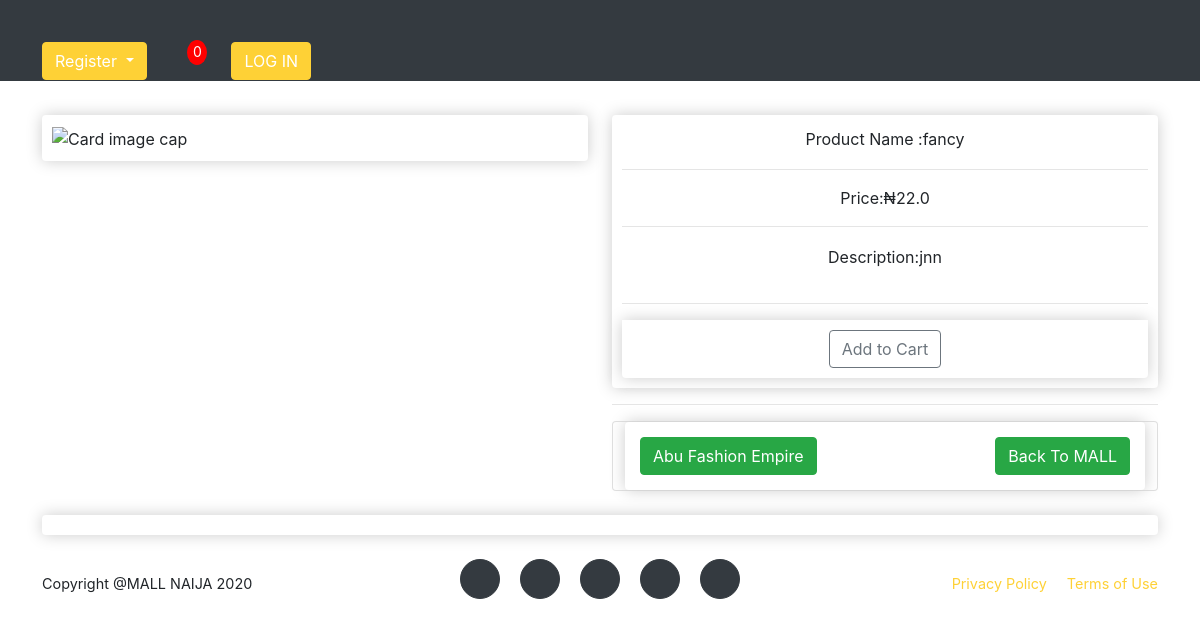
The app's page /product_detail/3/ with its own data.
### store/models.py (models this page shows, shortened)
class Product(models.Model):
    seller = models.ForeignKey(Seller, on_delete=models.CASCADE, blank=True, null=True,)
    name = models.CharField(max_length=25, null=True)
    price = models.FloatField()
    stock = models.IntegerField(default=1)
    digital = models.BooleanField(default=False, null=True, blank=False)
    image = fields.ImageField(null=True, blank=True)
    Description = models.TextField(null=True, blank=True)
    product_date =models.DateTimeField(auto_now_add=True)
    category = models.ForeignKey(Category, on_delete=models.CASCADE, null=True, blank=False)
    pop_count=models.IntegerField(default=0)
    def __str__(self):
        return self.name
    @property
    def imageURL(self):
        try:
            url = self.image.url
        except:
            url = ''
        return url

class Seller(models.Model):
    user = models.OneToOneField(User, on_delete=models.CASCADE, null=True)
    store_name = models.CharField(max_length=25, null=True, )
    store_phone = models.CharField(max_length=11, default=0)
    store_whatsapp = models.CharField(max_length=11, default=0)
    store_type = models.ManyToManyField(StoreType, default='Uknown')
    description_store =models.TextField(max_length=300, null=True, blank=True)
    about_owner = models.TextField(max_length=300, null=True, blank=True)
    store_pic = fields.ImageField(null=True, blank=True)
    date_created = models.DateTimeField(auto_now_add=True, null=True)
    owner_pic=fields.ImageField(null=True, blank=True)
    shipping_method=models.ManyToManyField(ShipMethod,default='Unknown')

class AdminDetails(models.Model):
    user=models.ForeignKey(User, on_delete=models.CASCADE, default=None)
    phone_number=models.CharField(max_length=11, blank=True)
    whatsapp_number=models.CharField(max_length=11, blank=True)
    email=models.CharField(max_length=60, blank=True)
    facebook=models.CharField(max_length=300, blank=True)
    instagram=models.CharField(max_length=300, blank=True)

### store/views.py (the view)
# urls.py: path('product_detail/<int:pk>/', views.productDetail, name="product_detail"),
def productDetail(request, pk):
    admin_details = AdminDetails.objects.all()
    if request.user.is_authenticated:
        if request.user.groups.filter(name='customer').exists():
            customer = request.user.customer
            order, created = Order.objects.get_or_create(customer=customer, complete=False)
            items = order.orderitem_set.all()
            cartItems = order.get_cart_items
        else:
            sweetify.info(request,
                          'user is not a customer, meaning your either a mall naija worker or a seller, create a customer account to ')
            items = []
            order = {'get_cart_total': 0, 'get_cart_items': 0, 'shipping': False}
            cartItems = order['get_cart_items']
    else:
        items = []
        order = {'get_cart_total': 0, 'get_cart_items': 0, 'shipping': False}
        cartItems = order['get_cart_items']
    product=Product.objects.get(id=pk)
    print('product:',product)
    context={'product':product, 'cartItems':cartItems, 'admin_details':admin_details}
    return render(request, 'store/product_detail.html', context)

### store/templates/store/product_detail.html
{% extends 'store/base.html' %}
{% block content %}
<br>
<div class="row">
	<div class="col-lg-6">
		<div class="box-element" style=" width: 100%;">
			<img src="{{ product.imageURL }}" alt="Card image cap" style=" width: 100%;" align="middle">
		</div>
		</div>
	<div class="col-lg-6">
		<div class="box-element"><center>
		<p>Product Name :{{product.name}} </p>
			<hr>
		Price:<span>&#8358;</span>{{product.price}}
			<hr>
			<p style="display: inline-block;">Description:{{product.Description}}</p>
			<hr>
		<div class="box-element product">
            <button data-product={{product.id}} data-action="add" class="btn btn-outline-secondary add-btn update-cart">
                Add to Cart
            </button>
        </div>
			</center>
		</div>
		<hr>
		<div class="col-12 card">
		<div class="box-element">
			<a style="float:right; margin:5px" class="btn btn-success" href="{% url 'store' %}">Back To MALL</a>
			<a style="float:left; margin:5px" class="btn btn-success" href="{% url 'store_seller' product.seller.pk %}">{{product.seller.store_name}}</a>
			</div>
			</div>
	</div>
	</div>
<br>
<div class="row">
	<div class="col-lg">
		<div class="box-element">
		</div>
		</div>
</div>
{% endblock content %}

### store/templates/store/base.html (shortened to what this page needs)
<!DOCTYPE html>
{% load static %}
<html lang="en">
<head>
        <link href="{% static 'accounts/vendor/fontawesome-free/css/all.min.css' %}" rel="stylesheet" type="text/css">
    <link rel="stylesheet" type="text/css" href="{% static 'css/main.css' %}">
     <link href="{% static 'css/styles.css' %}" rel="stylesheet"/>
        <link rel="stylesheet" href="{% static 'css/toastr.css' %}">
</head>
<body id="page-top" >
<div class="row bg-dark" style="margin-right:0rem">
        <div class="col-4">
        </div>
    <div class="col-8" style="color:gold">
        </div>
</div>
<nav class="navbar navbar-expand-lg navbar-light bg-dark" id="mainNav" style="padding-top: 0rem; padding-bottom:0rem;">
    <div class="container">
        <div class="form-inline my-2 my-lg-0">
            {% if request.user.seller %}
            <a href="{% url 'dashboard' %}" class="btn btn-warning">Dashboard</a>
            <a href="#">
                <i class="fas fa-user h-50" style="height:5rem; margin-left:0.5rem; color:blue"></i>
            </a>
            {% elif request.user.customer %}
            <a href="{% url 'user-page' %}" class="btn btn-warning">Customers</a>
            <a href="#">
                <i class="fas fa-user h-50" style="height:5rem; margin-left:0.5rem; color:gold"></i>
            </a>
            {% else %}
            <div class="dropdown">
    <button class="btn btn-warning dropdown-toggle" type="button" id="dropdownMenuButton" data-toggle="dropdown" aria-haspopup="true" aria-expanded="false">
        Register
    </button>
</div>
            <a href="#">
                <i class="fas fa-user h-50" style="height:5rem; margin-left:0.5rem; color:gray"></i>
            </a>
            {% endif %}
            <a href="{% url 'cart' %}">
                <i class="fas fa-shopping-cart h-50" style="height:5rem; margin-left:0.5rem; color:gold"></i>
            </a>
            <p id="cart-total">{{cartItems}}</p>
        </div>
        <div class="collapse navbar-collapse collapse" id="navbarResponsive">
            {% if request.user.is_authenticated %}
            <a style="margin-left:1.5rem;" href="{% url 'logout' %}" class="btn btn-warning">LOGOUT</a>
            {% else %}
            <a style="margin-left:1.5rem;" href="{% url 'login' %}" class="btn btn-warning">LOG IN</a>
            {% endif %}
        </div>
    </div>
</nav>
    <div class = "container" >
        {% block content %}
        {% endblock %}
    </div>
<footer class="footer py-4">
    <div class="container">
        <div class="row align-items-center">
            <div class="col-lg-4 text-lg-left">Copyright @MALL NAIJA 2020</div>
            <div class="col-lg-4 my-3 my-lg-0">
                {% for admindetails in admin_details %}
                  <a class="btn btn-dark btn-social mx-2" href="https://wa.me/+234{{admindetails.whatsapp_number}}">
                     <i class="fab fa-whatsapp"></i></a>
                <a class="btn btn-dark btn-social mx-2" href="{{admindetails.email}}"><i class="fas fa-envelope"></i></a>
                <a class="btn btn-dark btn-social mx-2" href="{{admindetails.facebook}}"><i class="fab fa-facebook-f"></i></a>
                <a class="btn btn-dark btn-social mx-2" href="{{admindetails.instagram}}"><i class="fab fa-instagram"></i></a>
                <a class="btn btn-dark btn-social mx-2" href="tel:{{admindetails.phone_number}}"><i class="fa fa-phone"></i></a>                {% endfor %}
            </div>
            <div class="col-lg-4 text-lg-right">
                <a class="mr-3" href="#!">Privacy Policy</a>
                <a href="#!">Terms of Use</a>
            </div>
        </div>
    </div>
</footer>
{% load sweetify %}
    </body>
</html>

### static/css/main.css (style rules this page uses)
body { background-color: hsl(0, 0%, 98%); }
.box-element { box-shadow:hsl(0, 0%, 80%) 0 0 16px; background-color: #fff; border-radius: 4px; padding: 10px; }
.product { border-radius: 0 0 4px 4px; }
.bg-dark { background-color: #4f868c!important; }
#cart-total { display: block; text-align: center; color:#fff; background-color: red; width: 20px; height: 25px; border-radius: 50%; font-size: 14px; }
.col-lg-4, .col-lg-6, .col-lg-8, .col-lg-12 { margin-top: 10px; }
.btn { border-radius: 0; }

### records on screen
Product: name "fancy", price "22.0", Description "jnn", seller.store_name "Abu Fashion Empire"

### other values on screen
{{ cartItems }} "0"
